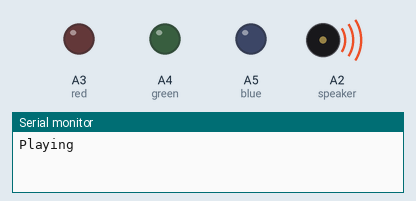
A sketch run on a simulated Arduino Uno, built with avr-gcc and run on an emulated ATmega328P. Parts: output pins drawn as LEDs (lit = HIGH), buzzer (waves = sounding), the last lines printed to the serial monitor. Random numbers use the default seed unless the sketch sets one.

Above: at 0.7 s.
At 1.85 s:
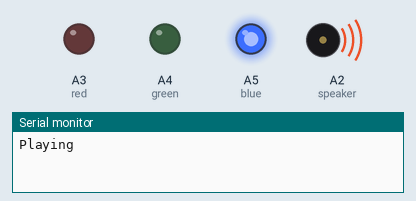
At 3.01 s:
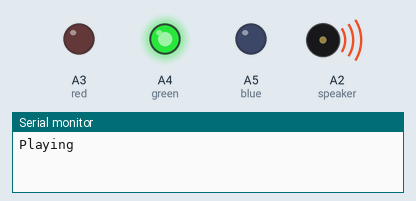
At 4.43 s:
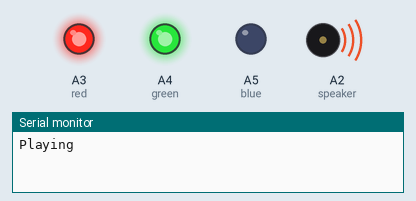
At 6.71 s:
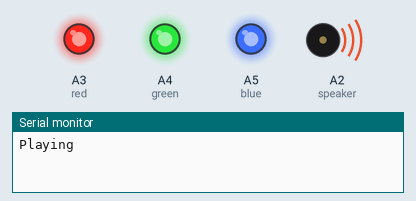
At 9.2 s:
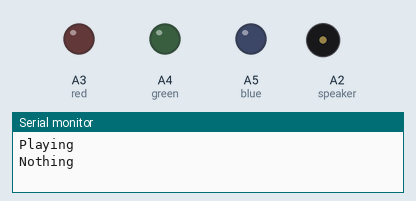
Timing chart, 0 to 10.7 s (numbered marks = the images above):
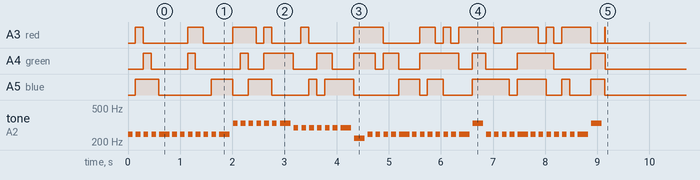

Measured:
- by itself, A3 (red): LOW → HIGH at 0.14 s, → LOW 0.15 s later, → HIGH 0.85 s later, → LOW 0.30 s later, … (26 changes in this stretch)
- by itself, A4 (green): LOW → HIGH at 0.29 s, → LOW 0.15 s later, → HIGH 0.70 s later, → LOW 0.15 s later, … (22 changes in this stretch)
- by itself, A5 (blue): LOW → HIGH at 0.14 s, → LOW 0.45 s later, → HIGH 1.0 s later, → LOW 0.41 s later, … (22 changes in this stretch)
- by itself, tone on A2 (speaker): plays 247 Hz for 0.09 s, 247 Hz for 0.09 s, 247 Hz for 0.09 s, 247 Hz for 0.09 s, 247 Hz for 0.20 s, 247 Hz for 0.09 s … (53 notes in this stretch)

The sketch:

final_pitches.h.ino
```cpp
/*************************************************

 * Public Constants

 *************************************************/

#define NOTE_B0  31
#define NOTE_C1  33
#define NOTE_CS1 35
#define NOTE_D1  37
#define NOTE_DS1 39
#define NOTE_E1  41
#define NOTE_F1  44
#define NOTE_FS1 46
#define NOTE_G1  49
#define NOTE_GS1 52
#define NOTE_A1  55
#define NOTE_AS1 58
#define NOTE_B1  62
#define NOTE_C2  65
#define NOTE_CS2 69
#define NOTE_D2  73
#define NOTE_DS2 78
#define NOTE_E2  82
#define NOTE_F2  87
#define NOTE_FS2 93
#define NOTE_G2  98
#define NOTE_GS2 104
#define NOTE_A2  110
#define NOTE_AS2 117
#define NOTE_B2  123
#define NOTE_C3  131
#define NOTE_CS3 139
#define NOTE_D3  147
#define NOTE_DS3 156
#define NOTE_E3  165
#define NOTE_F3  175
#define NOTE_FS3 185
#define NOTE_G3  196
#define NOTE_GS3 208
#define NOTE_A3  220
#define NOTE_AS3 233
#define NOTE_B3  247
#define NOTE_C4  262
#define NOTE_CS4 277
#define NOTE_D4  294
#define NOTE_DS4 311
#define NOTE_E4  330
#define NOTE_F4  349
#define NOTE_FS4 370
#define NOTE_G4  392
#define NOTE_GS4 415
#define NOTE_A4  440
#define NOTE_AS4 466
#define NOTE_B4  494
#define NOTE_C5  523
#define NOTE_CS5 554
#define NOTE_D5  587
#define NOTE_DS5 622
#define NOTE_E5  659
#define NOTE_F5  698
#define NOTE_FS5 740
#define NOTE_G5  784
#define NOTE_GS5 831
#define NOTE_A5  880
#define NOTE_AS5 932
#define NOTE_B5  988
#define NOTE_C6  1047
#define NOTE_CS6 1109
#define NOTE_D6  1175
#define NOTE_DS6 1245
#define NOTE_E6  1319
#define NOTE_F6  1397
#define NOTE_FS6 1480
#define NOTE_G6  1568
#define NOTE_GS6 1661
#define NOTE_A6  1760
#define NOTE_AS6 1865
#define NOTE_B6  1976
#define NOTE_C7  2093
#define NOTE_CS7 2217
#define NOTE_D7  2349
#define NOTE_DS7 2489
#define NOTE_E7  2637
#define NOTE_F7  2794
#define NOTE_FS7 2960
#define NOTE_G7  3136
#define NOTE_GS7 3322
#define NOTE_A7  3520
#define NOTE_AS7 3729
#define NOTE_B7  3951
#define NOTE_C8  4186
#define NOTE_CS8 4435
#define NOTE_D8  4699
#define NOTE_DS8 4978

/*
 Darude - Sandstorm

 (c) Jordi Agricola 2014

 Speaker on port speaker

 */

 #define speaker A2
 #define red A3
 #define green A4
 #define blue A5

// note durations: 4 = quarter note, eight = eighth note, etc.:

 int shortTone = 90; //change back to eighty
 int longTone = 200;
 int standardDelay = 50;
 int delayBetweenBars = 50;
 int i=0;

void setup() {
  pinMode(red, OUTPUT);
  pinMode(green, OUTPUT);
  pinMode(blue, OUTPUT);
  Serial.begin(9600);
}

void flash() {
  analogWrite(red, random(0, 255));
  analogWrite(green, random(0, 255));
  analogWrite(blue, random(0, 255));
  delay(10);
}

void loop() {

  for (;i<1; i++) { //config to play only one cycle due to defn of global variable i
    Serial.println("Playing");
    disco();
  }
  Serial.println("Nothing");
  stop();

  delay(100);
}

void stop() {
  noTone(speaker);
  analogWrite(red, 0);
  analogWrite(green, 0);
  analogWrite(blue, 0);
}

void disco() {
   tone(speaker,  NOTE_B3, shortTone);
 delay(shortTone);
 noTone(speaker);
 delay(standardDelay); flash();
 tone(speaker,  NOTE_B3, shortTone);
   delay(shortTone);
  noTone(speaker);
  delay(standardDelay); flash();
tone(speaker,  NOTE_B3, shortTone);
  delay(shortTone);
 noTone(speaker);
 delay(standardDelay); flash();
 tone(speaker,  NOTE_B3, shortTone);
 delay(shortTone);
 noTone(speaker);
  delay(standardDelay); flash();
tone(speaker,  NOTE_B3, longTone);
 delay(longTone);
 noTone(speaker);
 delay(delayBetweenBars);

    tone(speaker,  NOTE_B3, shortTone);
 delay(shortTone);
 noTone(speaker);
 delay(standardDelay); flash();
 tone(speaker,NOTE_B3, shortTone);
 delay(shortTone);
 noTone(speaker);
 delay(standardDelay); flash();
 tone(speaker,  NOTE_B3, shortTone);
 delay(shortTone);
 noTone(speaker);
 delay(standardDelay); flash();
 tone(speaker,  NOTE_B3, shortTone);
   delay(shortTone);
  noTone(speaker);
  delay(standardDelay); flash();
tone(speaker,  NOTE_B3, shortTone);
  delay(shortTone);
 noTone(speaker);
 delay(standardDelay); flash();
 tone(speaker,  NOTE_B3, shortTone);
 delay(shortTone);
 noTone(speaker);
  delay(standardDelay); flash();
tone(speaker,  NOTE_B3, longTone);
 delay(longTone);
 noTone(speaker);
 delay(standardDelay); flash();

     tone(speaker,  NOTE_E4, shortTone);
 delay(shortTone);
 noTone(speaker);
 delay(standardDelay); flash();
 tone(speaker,NOTE_E4, shortTone);
 delay(shortTone);
 noTone(speaker);
 delay(standardDelay); flash();
 tone(speaker,  NOTE_E4, shortTone);
 delay(shortTone);
 noTone(speaker);
 delay(standardDelay); flash();
 tone(speaker,  NOTE_E4, shortTone);
   delay(shortTone);
  noTone(speaker);
  delay(standardDelay); flash();
tone(speaker,  NOTE_E4, shortTone);
  delay(shortTone);
 noTone(speaker);
 delay(standardDelay); flash();
 tone(speaker,  NOTE_E4, shortTone);
 delay(shortTone);
 noTone(speaker);
  delay(standardDelay); flash();
tone(speaker,  NOTE_E4, longTone);
 delay(longTone);
 noTone(speaker);
 delay(standardDelay); flash();


     tone(speaker,  NOTE_D4, shortTone);
 delay(shortTone);
 noTone(speaker);
 delay(standardDelay); flash();
 tone(speaker,NOTE_D4, shortTone);
 delay(shortTone);
 noTone(speaker);
 delay(standardDelay); flash();
 tone(speaker,  NOTE_D4, shortTone);
 delay(shortTone);
 noTone(speaker);
 delay(standardDelay); flash();
 tone(speaker,  NOTE_D4, shortTone);
   delay(shortTone);
  noTone(speaker);
  delay(standardDelay); flash();
tone(speaker,  NOTE_D4, shortTone);
  delay(shortTone);
 noTone(speaker);
 delay(standardDelay); flash();
 tone(speaker,  NOTE_D4, shortTone);
 delay(shortTone);
 noTone(speaker);
  delay(standardDelay); flash();
tone(speaker,  NOTE_D4, longTone);
 delay(longTone);
 noTone(speaker);
 delay(standardDelay); flash();

tone(speaker, NOTE_A3, longTone);
delay(longTone);
 noTone(speaker);
 delay(standardDelay); flash();

 tone(speaker,  NOTE_B3, shortTone);
 delay(shortTone);
 noTone(speaker);
 delay(standardDelay); flash();
 tone(speaker,  NOTE_B3, shortTone);
   delay(shortTone);
  noTone(speaker);
  delay(standardDelay); flash();
tone(speaker,  NOTE_B3, shortTone);
  delay(shortTone);
 noTone(speaker);
 delay(standardDelay); flash();
 tone(speaker,  NOTE_B3, shortTone);
 delay(shortTone);
 noTone(speaker);
  delay(standardDelay); flash();
tone(speaker,  NOTE_B3, longTone);
 delay(longTone);
 noTone(speaker);
 delay(delayBetweenBars);

    tone(speaker,  NOTE_B3, shortTone);
 delay(shortTone);
 noTone(speaker);
 delay(standardDelay); flash();
 tone(speaker,NOTE_B3, shortTone);
 delay(shortTone);
 noTone(speaker);
 delay(standardDelay); flash();
 tone(speaker,  NOTE_B3, shortTone);
 delay(shortTone);
 noTone(speaker);
 delay(standardDelay); flash();
 tone(speaker,  NOTE_B3, shortTone);
   delay(shortTone);
  noTone(speaker);
  delay(standardDelay); flash();
tone(speaker,  NOTE_B3, shortTone);
  delay(shortTone);
 noTone(speaker);
 delay(standardDelay); flash();
 tone(speaker,  NOTE_B3, shortTone);
 delay(shortTone);
 noTone(speaker);
  delay(standardDelay); flash();
tone(speaker,  NOTE_B3, longTone);
 delay(longTone);
 noTone(speaker);
 delay(standardDelay); flash();

 tone(speaker, NOTE_E4, longTone);
 delay(longTone);
 noTone(speaker);
 delay(standardDelay); flash();

 tone(speaker,  NOTE_B3, shortTone);
 delay(shortTone);
 noTone(speaker);
 delay(standardDelay); flash();
 tone(speaker,  NOTE_B3, shortTone);
   delay(shortTone);
  noTone(speaker);
  delay(standardDelay); flash();
tone(speaker,  NOTE_B3, shortTone);
  delay(shortTone);
 noTone(speaker);
 delay(standardDelay); flash();
 tone(speaker,  NOTE_B3, shortTone);
 delay(shortTone);
 noTone(speaker);
  delay(standardDelay); flash();
tone(speaker,  NOTE_B3, longTone);
 delay(longTone);
 noTone(speaker);
 delay(delayBetweenBars);

    tone(speaker,  NOTE_B3, shortTone);
 delay(shortTone);
 noTone(speaker);
 delay(standardDelay); flash();
 tone(speaker,NOTE_B3, shortTone);
 delay(shortTone);
 noTone(speaker);
 delay(standardDelay); flash();
 tone(speaker,  NOTE_B3, shortTone);
 delay(shortTone);
 noTone(speaker);
 delay(standardDelay); flash();
 tone(speaker,  NOTE_B3, shortTone);
   delay(shortTone);
  noTone(speaker);
  delay(standardDelay); flash();
tone(speaker,  NOTE_B3, shortTone);
  delay(shortTone);
 noTone(speaker);
 delay(standardDelay); flash();
 tone(speaker,  NOTE_B3, shortTone);
 delay(shortTone);
 noTone(speaker);
  delay(standardDelay); flash();
tone(speaker,  NOTE_B3, longTone);
 delay(longTone);
 noTone(speaker);
 delay(standardDelay); flash();

tone(speaker, NOTE_E4, longTone);
 delay(longTone);
 noTone(speaker);
 delay(standardDelay); flash();

}
```
